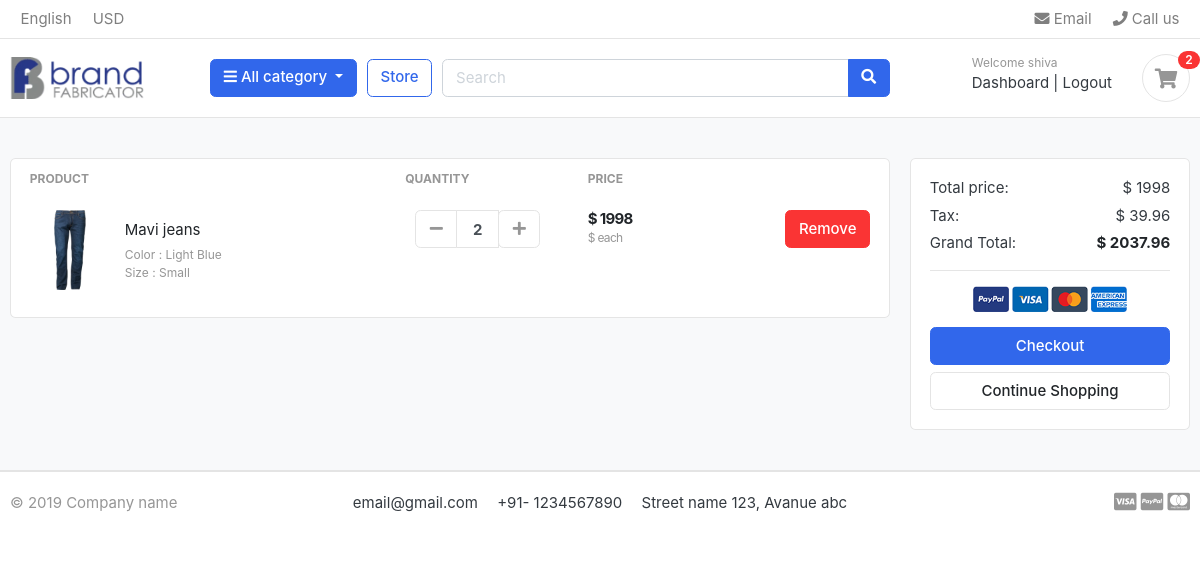
Screenshot of /cart/ (signed in) with the database file from the repository.
### accounts/models.py (models this page shows, shortened)
class Account(AbstractBaseUser):
    first_name = models.CharField(max_length=200)
    last_name = models.CharField(max_length=200)
    username = models.CharField(max_length=100, unique=True)
    email = models.EmailField(max_length=200, unique=True)
    phone_number = models.CharField(max_length=50)
    date_joined = models.DateTimeField(auto_now_add=True)
    last_login = models.DateTimeField(auto_now=True)
    is_admin = models.BooleanField(default=False)
    is_staff = models.BooleanField(default=False)
    is_active = models.BooleanField(default=False)
    is_superadmin = models.BooleanField(default=False)
    objects = MyAccountManager()
    USERNAME_FIELD = 'email'
    REQUIRED_FIELDS = ['username', 'first_name', 'last_name']

### carts/models.py (models this page shows, shortened)
class CartItem(models.Model):
    user = models.ForeignKey(Account,on_delete=models.CASCADE,null=True)
    product = models.ForeignKey(Product,on_delete=models.CASCADE)
    variations = models.ManyToManyField(Variation,blank=True)
    cart = models.ForeignKey(Cart,on_delete=models.CASCADE,null=True)
    quantity = models.IntegerField()
    is_active = models.BooleanField(default=True)
    def sub_total(self):
        return self.product.price * self.quantity

### store/models.py (models this page shows, shortened)
class Product(models.Model):
    product_name   =models.CharField(max_length=100,unique=True)
    slug           = models.SlugField(max_length=200,unique=True)
    description    = models.TextField(max_length=500,blank=True)
    price          = models.IntegerField()
    images         = models.ImageField(upload_to='photos/products',unique=True)
    stock          = models.IntegerField()
    is_available   = models.BooleanField(default=True)
    category       = models.ForeignKey(Category,on_delete=models.CASCADE)
    created_date   = models.DateTimeField(auto_now_add=True)
    modified_date  = models.DateTimeField(auto_now=True)
    def get_url(self):
        return reverse('product_detail',args =[self.category.slug, self.slug])

class Variation(models.Model):
    product             = models.ForeignKey(Product,on_delete=models.CASCADE)
    variation_category  = models.CharField(max_length=100,choices=variation_category_choice)
    variation_value     = models.CharField(max_length=100)
    is_active           = models.BooleanField(default=True)
    created_date        = models.DateTimeField(auto_now = True)
    objects = VariationManager()

### carts/views.py (the view)
# urls.py: path('cart/',include('carts.urls')),
def cart(request,total=0, quantity = 0, cart_items =None):
    try:
        tax = 0
        grand_total = 0
        if request.user.is_authenticated:
            cart_items = CartItem.objects.filter(user = request.user,is_active = True)
        else:
            cart = Cart.objects.get(cart_id = _cart_id(request))
            cart_items = CartItem.objects.filter(cart = cart,is_active = True)
        for cart_item in cart_items:
            total += (cart_item.product.price*cart_item.quantity)
            quantity += cart_item.quantity
        tax = (2*total)/100
        grand_total = total+tax
    except ObjectDoesNotExist:
        pass
    return render(request,"store/cart.html",{
        'total':total,
        'quantity':quantity,
        'cart_items':cart_items,
        'tax':    tax,
        'grand_total': grand_total,
    })

### carts/context_processors.py (called while the page is built)
def counter(request):
    cart_count=0
    if 'admin' in request.path:
        return {}
    else:
        try:
            cart = Cart.objects.filter(cart_id=_cart_id(request))
            if request.user.is_authenticated:
                cart_items = CartItem.objects.all().filter(user = request.user)
            else:
                cart_items = CartItem.objects.all().filter(cart=cart[:1])
            for cart_item in cart_items:
                cart_count += cart_item.quantity
        except Cart.DoesNotExist:
            cart_count = 0
    return dict(cart_count=cart_count)

### carts/views.py (called while the page is built)
def _cart_id(request):
    cart = request.session.session_key
    if not cart:
        cart = request.session.create()
    return cart

### shop_store/context_processors.py (called while the page is built)
def menu_links(request):
    links = Category.objects.all()
    return dict(links = links)

### shop_store/models.py (called while the page is built)
    def get_url(self):
        return reverse('product_by_category',args=[self.slug])

### templates/store/cart.html (shortened to what this page needs)
{% extends "base.html" %}
{% load  static%}
{% block content %}
  <section class="section-content padding-y bg">
<div class="container">
{% if  not cart_items %}
	<h2 class="text-center">Your Shopping Cart is Empty.</h2>
	<br>
	<div class="text-center">
		<a href="{% url 'store' %}" class="btn btn-primary">Continue Shopping</a>
	</div>
{% else %}
<div class="row">
	<aside class="col-lg-9">
<div class="card">
<table class="table table-borderless table-shopping-cart">
<thead class="text-muted">
<tr class="small text-uppercase">
  <th scope="col">Product</th>
  <th scope="col" width="120">Quantity</th>
  <th scope="col" width="120">Price</th>
  <th scope="col" class="text-right" width="200"> </th>
</tr>
</thead>
<tbody>
{% for cart_item in cart_items %}
<tr>
	<td>
		<figure class="itemside align-items-center">
			<div class="aside"><img src="{{cart_item.product.images.url}}" class="img-sm"></div>
			<figcaption class="info">
				<a href="{{cart_item.product.get_url}}" class="title text-dark">{{cart_item.product.product_name}}</a>
				<p class="text-muted small">
					{% if cart_item.variations.all %}
						{% for item in cart_item.variations.all %}
							{{item.variation_category | capfirst }} : {{item.variation_value| capfirst }} <br>
						{% endfor %}
					{% endif %}
				</p>
			</figcaption>
		</figure>
	</td>
	<td>
					<div class="col">
						<div class="input-group input-spinner">
							<div class="input-group-prepend">
							<a href = "{% url "remove_cart" cart_item.product.id cart_item.id %}" class="btn btn-light" type="button" id="button-plus"> <i class="fa fa-minus"></i> </a>
							</div>
							<input type="text" class="form-control"  value="{{cart_item.quantity}}">
							<div class="input-group-append">
								<form action="{% url "add_cart" cart_item.product.id %}" method="POST">
									<button class="btn btn-light" type="submit" id="button-minus" > <i class="fa fa-plus"></i> </button>
								</form>
							</div>
						</div>
					</div>
	</td>
	<td>
		<div class="price-wrap">
			<var class="price">$ {{cart_item.sub_total}}</var>
			<small class="text-muted"> $ {{cart_item.total.price}} each </small>
		</div>
	</td>
	<td class="text-right">
	<a href="{% url "remove_cart_item"  cart_item.product.id cart_item.id %}" onclick="return confirm('Are your sure you want to delete this item?')" class="btn btn-danger"> Remove</a>
	</td>
</tr>
{% endfor %}
</tbody>
</table>
</div>
	</aside>
	<aside class="col-lg-3">
		<div class="card">
		<div class="card-body">
			<dl class="dlist-align">
			  <dt>Total price:</dt>
			  <dd class="text-right">$ {{total}}</dd>
			</dl>
			<dl class="dlist-align">
			  <dt>Tax:</dt>
			  <dd class="text-right"> $ {{tax}}</dd>
			</dl>
			<dl class="dlist-align">
			  <dt>Grand Total:</dt>
			  <dd class="text-right text-dark b"><strong>$ {{grand_total}}</strong></dd>
			</dl>
			<hr>
			<p class="text-center mb-3">
				<img src="{% static './images/misc/payments.png' %}" height="26">
			</p>
			<a href="{% url "checkout" %}" class="btn btn-primary btn-block"> Checkout </a>
			<a href="{% url "store" %}" class="btn btn-light btn-block">Continue Shopping</a>
		</div>
		</div>
</aside>
</div>
{% endif %}
</div>
</section>
{% endblock content %}

### templates/includes/header.html (shortened to what this page needs)
{% load static %}
  <header class="section-header">
<nav class="navbar p-md-0 navbar-expand-sm navbar-light border-bottom">
<div class="container">
  <div class="collapse navbar-collapse" id="navbarTop4">
    <ul class="navbar-nav mr-auto">
    	<li class="nav-item dropdown">
		 	<a href="#" class="nav-link">   English </a>
		</li>
		<li class="nav-item dropdown">
			<a href="#" class="nav-link"> USD </a>
		</li>
    </ul>
    <ul class="navbar-nav">
		<li><a href="#" class="nav-link"> <i class="fa fa-envelope"></i> Email </a></li>
		<li><a href="#" class="nav-link"> <i class="fa fa-phone"></i> Call us </a></li>
	</ul>
  </div>
</div>
</nav>
<section class="header-main border-bottom">
	<div class="container">
<div class="row align-items-center">
	<div class="col-lg-2 col-md-3 col-6">
		<a href="{% url "home" %}" class="brand-wrap">
			<img class="logo" src="{% static './images/logo-2.avif' %}">
		</a>
	</div>
	<div class="col-lg col-sm col-md col-6 flex-grow-0">
		<div class="category-wrap dropdown d-inline-block float-right">
			<button type="button" class="btn btn-primary dropdown-toggle" data-toggle="dropdown">
				<i class="fa fa-bars"></i> All category
			</button>
		</div>
	</div>
	<a href="{% url "store" %}" class="btn btn-outline-primary">Store</a>
	<div class="col-lg  col-md-6 col-sm-12 col">
		<form action="{% url "search" %}" class="search" method="GET">
			<div class="input-group w-100">
			    <input type="text" class="form-control" style="width:60%;" placeholder="Search" name="keyword">
			    <div class="input-group-append">
			      <button class="btn btn-primary" type="submit">
			        <i class="fa fa-search"></i>
			      </button>
			    </div>
		    </div>
		</form>
	</div>
	<div class="col-lg-3 col-sm-6 col-8 order-2 order-lg-3">
				<div class="d-flex justify-content-end mb-3 mb-lg-0">
					{% if user.id is None %}
					<div class="widget-header">
						<small class="title text-muted">Welcome guest!</small>
						<div>
							<a href="{% url "login" %}">Sign in</a> <span class="dark-transp"> | </span>
							<a href="{% url "register" %}"> Register</a>
						</div>
					</div>
					{% else %}
					<div class="widget-header">
						<small class="title text-muted">Welcome {{user.first_name}}</small>
						<div>
							<a href="{% url "dashboard" %}">Dashboard</a> <span class="dark-transp"> | </span>
							<a href="{% url "logout" %}"> Logout</a>
						</div>
					</div>
					{% endif %}
					<a href="{% url "cart" %}" class="widget-header pl-3 ml-3">
						<div class="icon icon-sm rounded-circle border"><i class="fa fa-shopping-cart"></i></div>
						<span class="badge badge-pill badge-danger notify">{{cart_count}}</span>
					</a>
				</div>
			</div>
</div>
	</div>
</section>

### shop_store/static/css/ui.css (style rules this page uses)
html { font-family: "Inter", sans-serif; font-size: 15px; }
.price-wrap { letter-spacing: -0.7px; }
.icon-xs, .icon-sm, .icon-md, .icon-lg { display: inline-block; text-align: center; flex-shrink: 0; flex-grow: 0; }
.icon-sm { width: 48px; height: 48px; line-height: 48px !important; font-size: 20px; }
.img-xs, .img-sm, .img-md, .img-lg { -o-object-fit: cover; object-fit: cover; flex-shrink: 0; flex-grow: 0; }
.img-sm { width: 80px; height: 80px; }
.padding-y { padding-top: 40px; padding-bottom: 40px; }
var { font-style: normal; }
figure { margin-bottom: 0; }
.bg { background-color: #f8f9fa; }
.b { font-weight: 600; }
p:last-child { margin-bottom: 0; }
.header-main { position: relative; padding-top: 1rem; padding-bottom: 1rem; }
.brand-wrap .logo, .navbar-brand .logo { margin-right: 7px; max-height: 42px; display: inline-block; }
.widget-header { display: inline-block; vertical-align: middle; position: relative; }
.widget-header a { color: #343a40; }
.widget-header i { color: #969696; }
.widget-header .title { display: block; }
.widget-header .notify { position: absolute; top: -3px; right: -10px; }
.btn-light { background-color: #fff; border-color: #e4e4e4; }
.btn-light i { color: #969696; }
.itemside { position: relative; display: flex; width: 100%; }
.itemside .aside { position: relative; flex-shrink: 0; }
.itemside .info { padding-left: 15px; padding-right: 7px; }
.itemside p { margin-bottom: 0; }
.itemside .title { display: block; margin-bottom: 5px; color: #212529; }
[class*=dlist-] { margin-bottom: 5px; }
[class*=dlist-] dd { margin-bottom: 0; }
.dlist-align { display: flex; }
.dlist-align dt { width: 150px; word-wrap: break-word; font-weight: normal; }
.dlist-align dd { flex-grow: 1; }
.notify { position: absolute; top: -4px; right: -10px; display: inline-block; padding: 0.25em 0.6em; font-size: 12px; line-height: 1; text-align: center; border-radius: 3rem; color: #fff; background-color: #fa3434; }
.price { font-weight: 600; color: #212529; }
.input-spinner { width: 125px; flex-wrap: nowrap; display: inline-flex; vertical-align: middle; }
.input-spinner input.form-control { text-align: center; max-width: 46px; font-weight: bold; flex-basis: 46px; border-color: #e4e4e4; flex-grow: 0; }
.input-spinner .btn { width: 42px; text-align: center; padding-left: 0.5rem; padding-right: 0.5rem; }
.table-shopping-cart.table td, .table-shopping-cart.table th { padding-left: 1.25rem; padding-right: 1.25rem; }
.table-shopping-cart .price-wrap { line-height: 1.2; }
.table-shopping-cart .price { font-weight: bold; margin-right: 5px; display: block; }

### rows the page displays
Account: first_name "shiva"
CartItem: product.images (picture), product.product_name "Mavi jeans", quantity "2", sub_total "1998"
Variation: variation_category "Color", variation_value "Light Blue"
Variation: variation_category "Size", variation_value "Small"

### other values shown
{{ cart_count }} "2"
{{ total }} "1998"
{{ tax }} "39.96"
{{ grand_total }} "2037.96"
